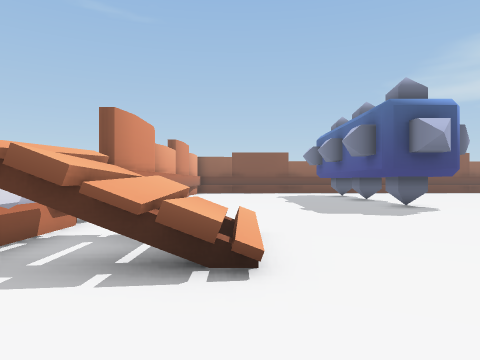
View 1 (above)

16 first-person views from a walk through a scene from a Unity 3-D project. The camera is 1.2 m above the floor, looks level and sees 70° across. Doors are open. The floor is counted in squares, 1.45 m on a side. Each view is taken from the middle of a square. On the plan, view 1 faces up. The plan holds only what a view shows up to about 12 squares ahead; the rest is blank. The place goes on beyond the plan. The player character is not drawn.

View 2
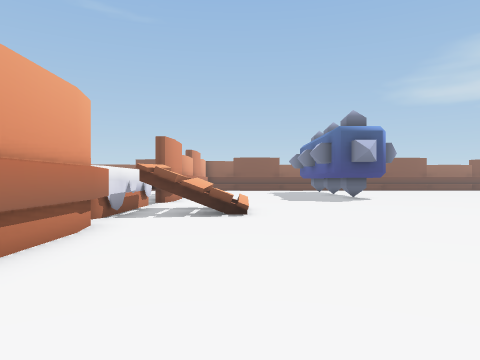

View 3
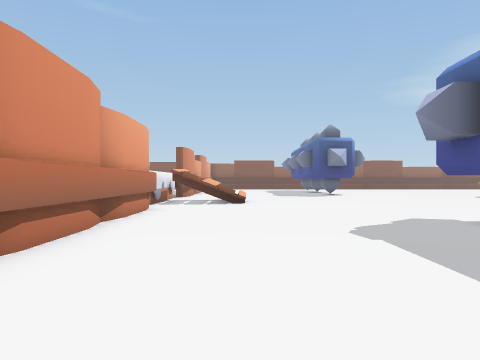

View 4
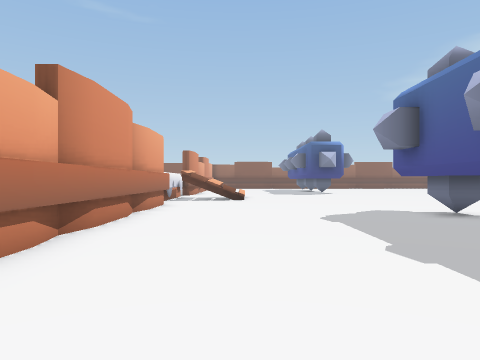

View 5
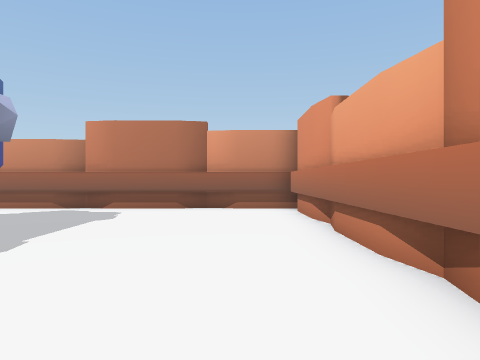

View 6
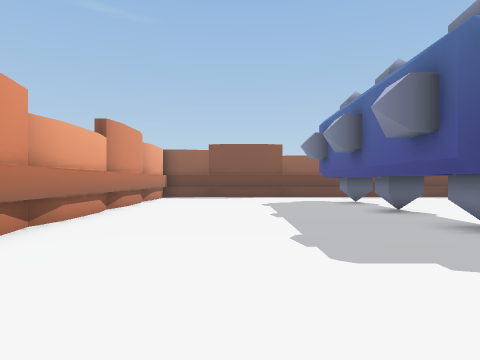

View 7
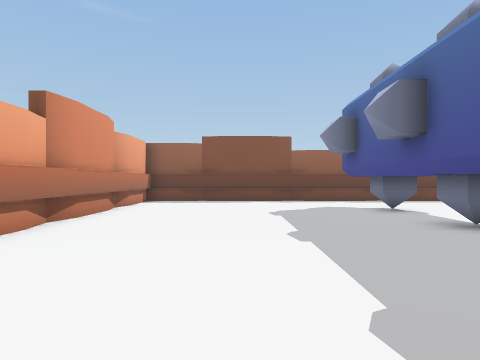

View 8
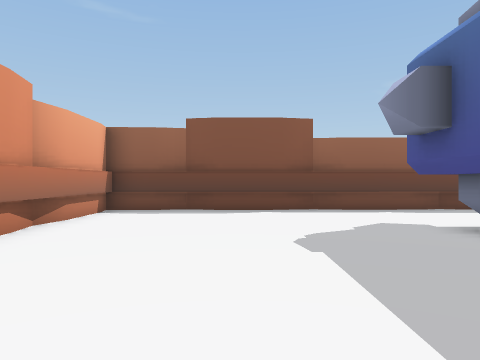

View 9
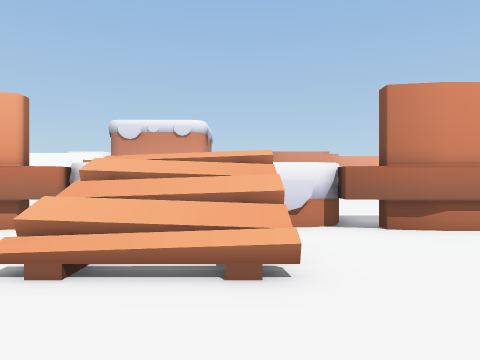

View 10
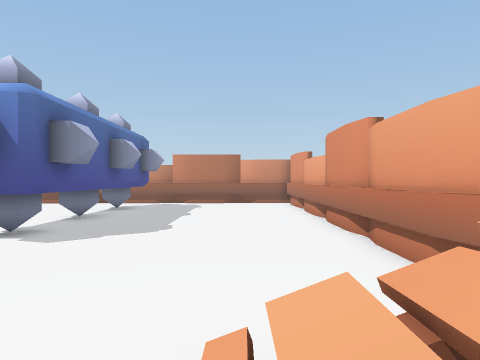

View 11
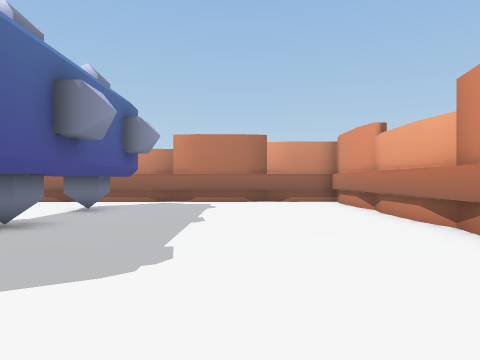

View 12
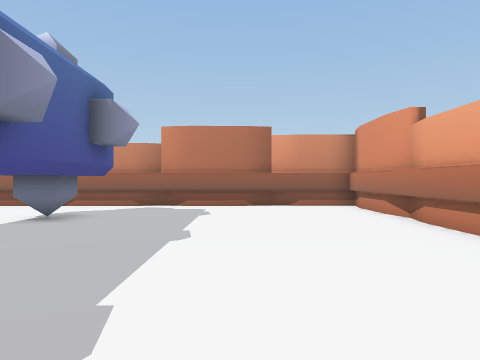

View 13
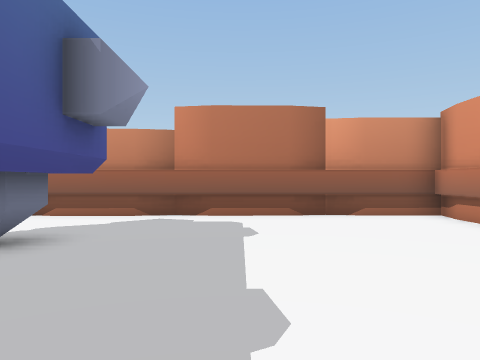

View 14
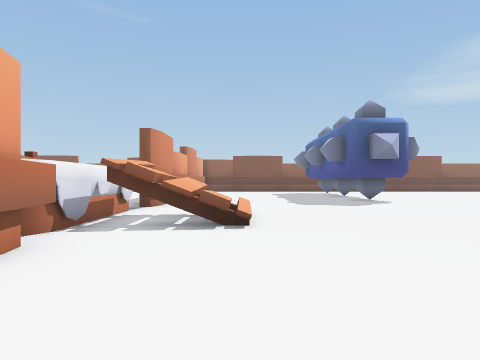

View 15
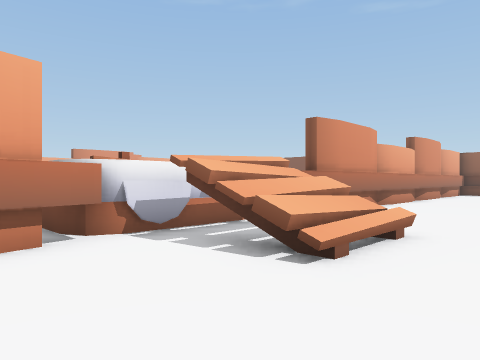

View 16
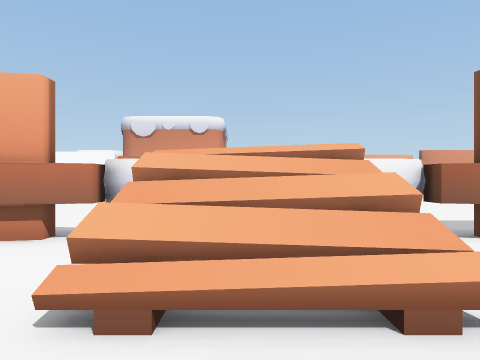

### Floor plan
Key: @ floor where view 1 was taken; # wall or solid block; . main floor; : floor 1 m higher than the main floor; / step, stairs or slope; = window, fence, low wall or low ledge; T thing the floor can be seen under or through; O other object.
Columns run from 10 left of view 1 to 6 right of it. Each row starts with its distance up from view 1.
 22        ##########
 21        #.........
 20        #.........
 19        #.........
 18        #......##
 17        #......###
 16        #......##
 15        #......##
 14        #......###
 13        #......#
 12        #......#
 11  ..    #......##
 10  ...   #......###
  9  ..... #.........
  8   .....#.........
  7       OO.........
  6        O.........
  5        O#=/......
  4        O#:/......
  3        O#=/......
  2      OOO.........
  1      ..#.........
  0   .... #..@......
 -1 ....   #.........
 -2 ..     #......TT
 -3        #......TTT
 -4        #......T
 -5        #......T
 -6        #......T##
 -7        #......TT
 -8        #......T
 -9        #......TTT
-10        #......TT
-11        #.........
-12        #.........
-13        ##########

Where each view was taken, in squares from view 1:
view 1: 0 up, 0 right, facing up
view 2: 5 down, 0 right, facing up
view 3: 9 down, 0 right, facing up
view 4: 11 down, 0 right, facing up
view 5: 3 down, 1 left, facing down
view 6: 5 up, 1 right, facing up
view 7: 8 up, 1 right, facing up
view 8: 12 up, 1 right, facing up
view 9: 5 up, 3 right, facing left
view 10: 5 up, 0 right, facing down
view 11: 0 up, 1 right, facing down
view 12: 2 down, 1 right, facing down
view 13: 5 down, 2 right, facing down
view 14: 3 down, 0 right, facing up
view 15: 0 up, 2 right, facing up-left
view 16: 4 up, 2 right, facing left
